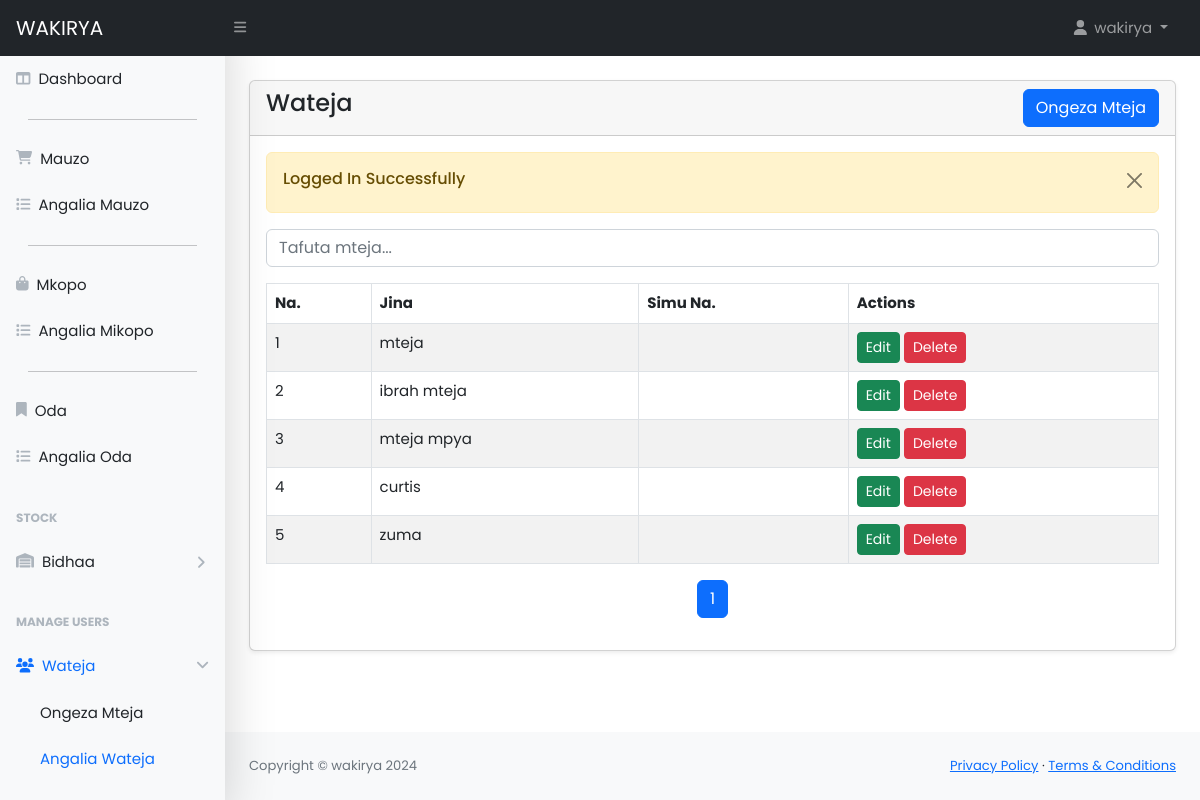
/user/customers.php (signed in), run on the app's committed database.
### tables this page shows
CREATE TABLE `customers` (
  `id` int(11) NOT NULL,
  `name` varchar(255) NOT NULL,
  `email` varchar(255) DEFAULT NULL,
  `phone` varchar(255) DEFAULT NULL,
  `status` tinyint(1) DEFAULT 0 COMMENT '0=visible,1=hidden',
  `created_at` date NOT NULL DEFAULT current_timestamp()
);

### user/customers.php (the view, shortened to what this page needs)
<?php include('includes/header.php'); ?>
<div class="container-fluid px-4">
    <div class="card mt-4 shadow-sm">
        <div class="card-header">
            <h4 class="mb-0">Wateja
                <a href="customers-create.php" class="btn btn-primary float-end">Ongeza Mteja</a>
            </h4>
        </div>
        <div class="card-body">
            <?php
            $limit = 10;
            $page = isset($_GET['page']) ? $_GET['page'] : 1;
            $start = ($page - 1) * $limit;
            $countQuery = "SELECT COUNT(*) as total FROM customers";
            $countResult = mysqli_query($conn, $countQuery);
            $customerCount = mysqli_fetch_assoc($countResult)['total'];
            $totalPages = ceil($customerCount / $limit);
            $query = "SELECT * FROM customers LIMIT $start, $limit";
            $customers = mysqli_query($conn, $query);
            ?>
            <div class="mb-3">
                <input type="text" id="customerSearch" class="form-control" placeholder="Tafuta mteja...">
            </div>
            <?php if (mysqli_num_rows($customers) > 0) { ?>
                <div class="table-responsive">
                    <table class="table table-striped table-bordered" id="customerTable">
                        <thead>
                            <tr>
                                <th>Na.</th>
                                <th>Jina</th>
                                <th>Simu Na.</th>
                                <th>Actions</th>
                            </tr>
                        </thead>
                        <tbody>
                            <?php
                            $i = $start + 1;
                            foreach ($customers as $item) : ?>
                                <tr>
                                    <td><?= $i++ ?></td>
                                    <td><?= $item['name'] ?></td>
                                    <td><?= $item['phone'] ?></td>
                                    <td>
                                        <a href="customers-edit.php?id=<?= $item['id']; ?>" class="btn btn-success btn-sm">Edit</a>
                                        <a href="customers-delete.php?id=<?= $item['id']; ?>" class="btn btn-danger btn-sm" onclick="return confirm('Are you sure you want to delete this data?')">Delete</a>
                                    </td>
                                </tr>
                            <?php endforeach; ?>
                        </tbody>
                    </table>
                </div>
                <nav aria-label="Page navigation example">
                    <ul class="pagination justify-content-center">
                        <?php for ($i = 1; $i <= $totalPages; $i++): ?>
                            <li class="page-item <?= ($i == $page) ? 'active' : '' ?>">
                                <a class="page-link" href="?page=<?= $i; ?>"><?= $i; ?></a>
                            </li>
                        <?php endfor; ?>
                    </ul>
                </nav>
            <?php } else { ?>
                <h4 class="mb-0">No Record found</h4>
            <?php } ?>
        </div>
    </div>
</div>
<?php include('includes/footer.php'); ?>

### data on the page
customers: name "mteja"
customers: name "ibrah mteja"
customers: name "mteja mpya"
customers: name "curtis"
customers: name "zuma"

### other printed values
$_SESSION['loggedInUser']['name'] "wakirya"
$_SESSION['status'] "Logged In Successfully"
